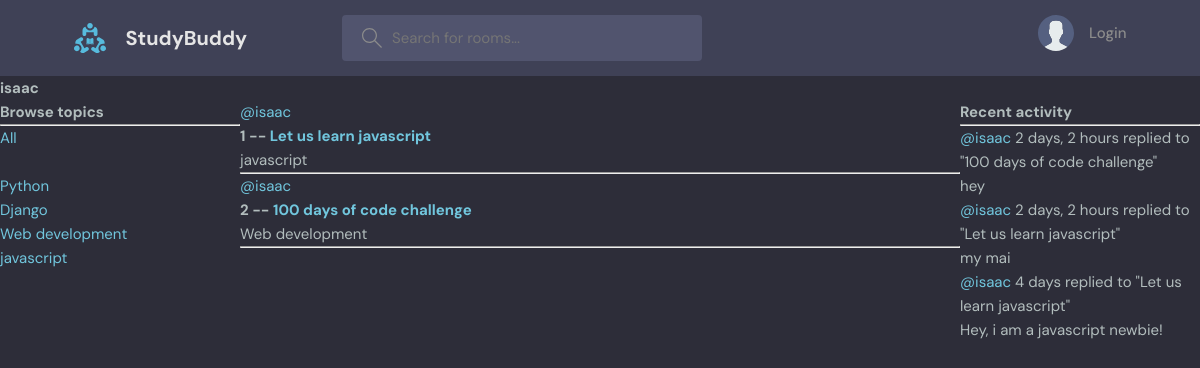
/profile/1, run on an earlier commit of the app's database.
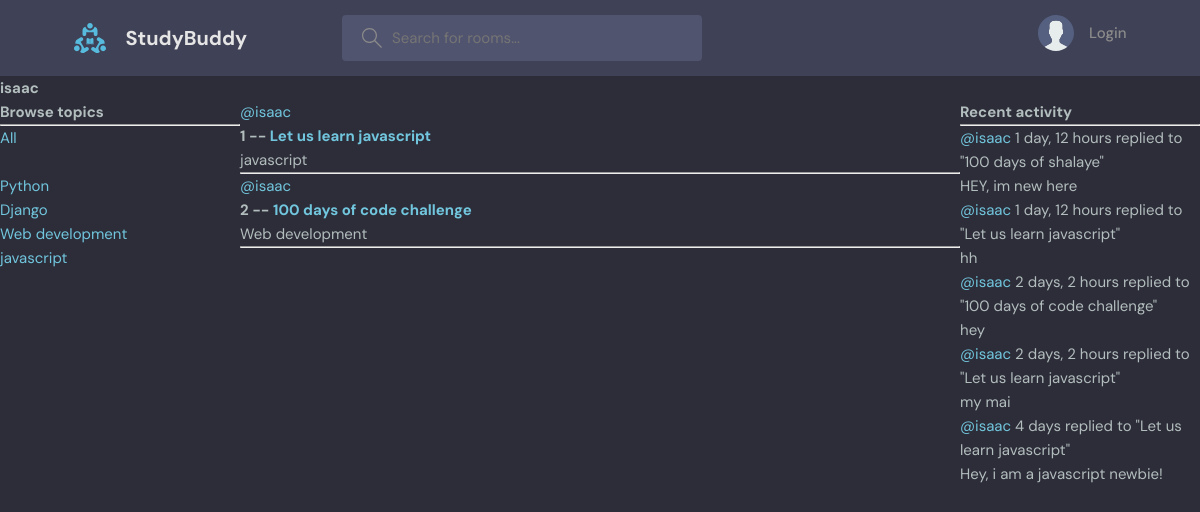
And on a later commit of the database.
### base/models.py (models this page shows, shortened)
class Topic(models.Model):
    name = models.CharField(max_length=200)

class Room(models.Model):
    host = models.ForeignKey(User, on_delete=models.SET_NULL, null=True)
    topic = models.ForeignKey(Topic, on_delete=models.SET_NULL, null=True)
    name = models.CharField(max_length=200)
    description = models.TextField(null=True, blank=True)
    participants = models.ManyToManyField(
        User, related_name="participants", blank=True)
    updated = models.DateTimeField(auto_now=True)
    created = models.DateTimeField(auto_now_add=True)
    class Meta:
        ordering = ["-updated", "-created"]
    def __str__(self):
        return self.name

class Message(models.Model):
    user = models.ForeignKey(User, on_delete=models.CASCADE)
    room = models.ForeignKey(Room, on_delete=models.CASCADE)
    body = models.TextField()
    updated = models.DateTimeField(auto_now=True)
    created = models.DateTimeField(auto_now_add=True)
    class Meta:
        ordering = ["-updated", "-created"]
    def __str__(self):
        return self.body[0:50]

### base/views.py (the view)
# urls.py: path("profile/<str:pk>", userProfile, name="user-profile"),
def userProfile(request, pk):
    user = User.objects.get(id=pk)
    rooms = user.room_set.all()
    room_messages = user.message_set.all()
    topics = Topic.objects.all()
    context = {"user": user, "rooms": rooms,
               "topics": topics, "room_messages": room_messages}
    return render(request, "base/profile.html", context)

### base/templates/base/profile.html (shortened to what this page needs)
{% extends 'main.html' %} {% block content %}
<h1>{{user.username}}</h1>
<div class="profile-container">
	<div>
		{% include "base/topics_component.html" %}
		<div>
			<div>{% include "base/feed_component.html" %}</div>
		</div>
		<div>{% include 'base/activity_component.html' %}</div>
	</div>
	{% endblock content %}

### base/templates/base/topics_component.html
<h3>Browse topics</h3>
		<hr>
		<div>
			<a href="{% url "home"%}">All</a>
		</div>
		<br>
		{% for topic in topics %}
			<div>
				<a href="{% url "home" %}?q={{topic.name }}">{{topic.name}}</a>
			</div>
		{% endfor %}
	</div>

### base/templates/base/feed_component.html (shortened to what this page needs)
{%for room in rooms%}
		<div>
			<a href={%url "user-profile" room.host.id %}>@{{room.host.username}}</a>
			<h5>{{room.id}} -- <a href="{% url "room" room.id%}">{{room.name}}</a></h5>
			<small>{{room.topic.name}}</small>
			<hr>
		</div>
		{% endfor %}

### base/templates/base/activity_component.html (shortened to what this page needs)
    <h3>Recent activity</h3>
    <hr>
    {% for message in room_messages %}
    <div>
        <small><a href="{% url "user-profile" message.user.id%}">@{{message.user}}</a> {{message.created|timesince}}</small>
        <small>replied to "{{message.room}}"</small>
        <p>{{message}}</p>
    </div>
    {% endfor %}

What changed in the data, as far as the page shows it:
added Message: user "isaac", created "1 day, 12 hours", room "100 days of shalaye", body "HEY, im new here"
added Message: user "isaac", created "1 day, 12 hours", room "Let us learn javascript", body "hh"
